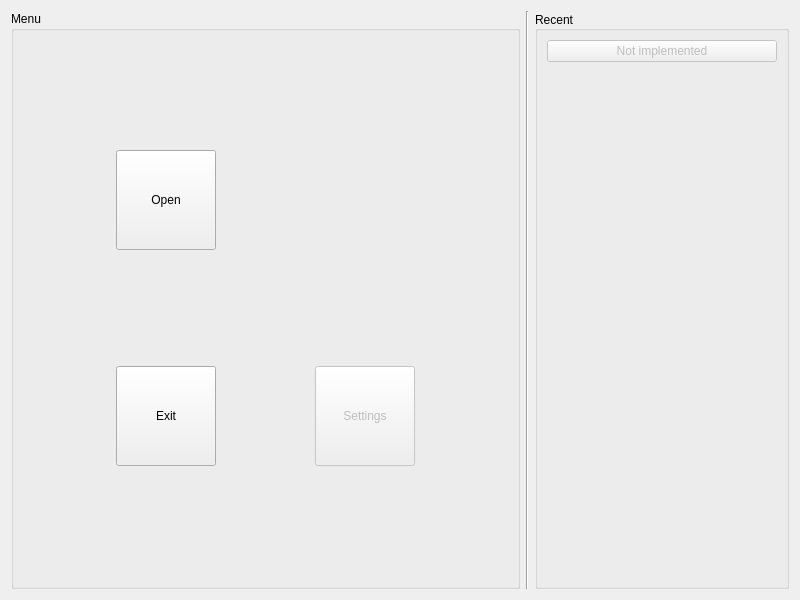
<?xml version="1.0" encoding="UTF-8"?>
<ui version="4.0">
 <class>HomeTab</class>
 <widget class="QWidget" name="HomeTab">
  <property name="geometry">
   <rect>
    <x>0</x>
    <y>0</y>
    <width>800</width>
    <height>600</height>
   </rect>
  </property>
  <property name="windowTitle">
   <string>HomeTab</string>
  </property>
  <layout class="QHBoxLayout" name="mainLayout" stretch="2,0,1">
   <item>
    <widget class="QGroupBox" name="menuGroupBox">
     <property name="title">
      <string>Menu</string>
     </property>
     <layout class="QGridLayout" name="menuLayout">
      <item row="0" column="0">
       <widget class="QPushButton" name="openButton">
        <property name="sizePolicy">
         <sizepolicy hsizetype="Fixed" vsizetype="Fixed">
          <horstretch>0</horstretch>
          <verstretch>0</verstretch>
         </sizepolicy>
        </property>
        <property name="minimumSize">
         <size>
          <width>100</width>
          <height>100</height>
         </size>
        </property>
        <property name="baseSize">
         <size>
          <width>0</width>
          <height>0</height>
         </size>
        </property>
        <property name="text">
         <string>Open</string>
        </property>
       </widget>
      </item>
      <item row="1" column="0">
       <widget class="QPushButton" name="exitButton">
        <property name="sizePolicy">
         <sizepolicy hsizetype="Fixed" vsizetype="Fixed">
          <horstretch>0</horstretch>
          <verstretch>0</verstretch>
         </sizepolicy>
        </property>
        <property name="minimumSize">
         <size>
          <width>100</width>
          <height>100</height>
         </size>
        </property>
        <property name="baseSize">
         <size>
          <width>0</width>
          <height>0</height>
         </size>
        </property>
        <property name="text">
         <string>Exit</string>
        </property>
       </widget>
      </item>
      <item row="1" column="1">
       <widget class="QPushButton" name="settingsButton">
        <property name="enabled">
         <bool>false</bool>
        </property>
        <property name="sizePolicy">
         <sizepolicy hsizetype="Fixed" vsizetype="Fixed">
          <horstretch>0</horstretch>
          <verstretch>0</verstretch>
         </sizepolicy>
        </property>
        <property name="minimumSize">
         <size>
          <width>100</width>
          <height>100</height>
         </size>
        </property>
        <property name="baseSize">
         <size>
          <width>0</width>
          <height>0</height>
         </size>
        </property>
        <property name="text">
         <string>Settings</string>
        </property>
       </widget>
      </item>
     </layout>
    </widget>
   </item>
   <item>
    <widget class="Line" name="line">
     <property name="orientation">
      <enum>Qt::Vertical</enum>
     </property>
    </widget>
   </item>
   <item>
    <widget class="QGroupBox" name="recentGroupBox">
     <property name="sizePolicy">
      <sizepolicy hsizetype="Preferred" vsizetype="Preferred">
       <horstretch>0</horstretch>
       <verstretch>0</verstretch>
      </sizepolicy>
     </property>
     <property name="title">
      <string>Recent</string>
     </property>
     <property name="alignment">
      <set>Qt::AlignLeading|Qt::AlignLeft|Qt::AlignVCenter</set>
     </property>
     <layout class="QVBoxLayout" name="recentLayout" stretch="0,0">
      <item>
       <widget class="QPushButton" name="recentPushButton">
        <property name="enabled">
         <bool>false</bool>
        </property>
        <property name="text">
         <string>Not implemented</string>
        </property>
       </widget>
      </item>
      <item>
       <spacer name="recentVerticalSpacer">
        <property name="orientation">
         <enum>Qt::Vertical</enum>
        </property>
        <property name="sizeHint" stdset="0">
         <size>
          <width>20</width>
          <height>40</height>
         </size>
        </property>
       </spacer>
      </item>
     </layout>
    </widget>
   </item>
  </layout>
 </widget>
 <resources/>
 <connections/>
</ui>
